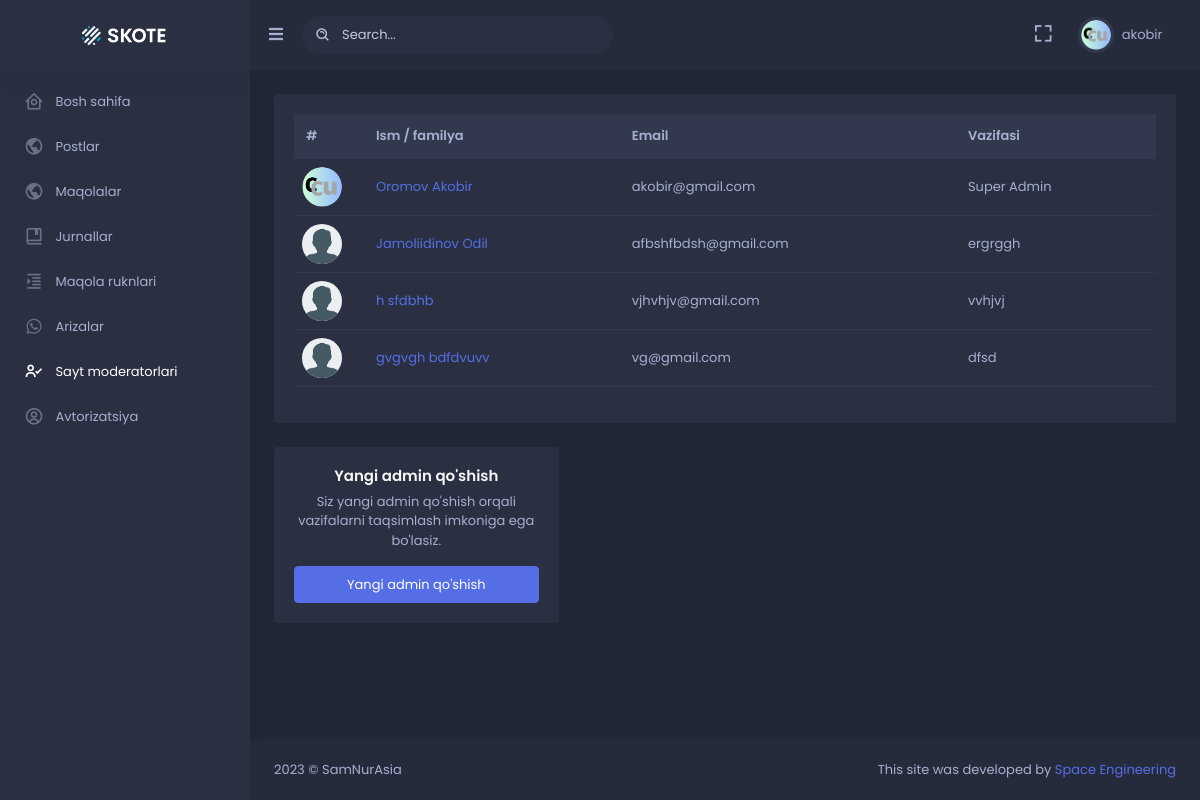
The app's page /moderator/moderator/all (signed in) with its own data.
### moderator/models.py (models this page shows, shortened)
class User(AbstractUser):
    image = models.ImageField(null=True, blank=True, upload_to='images/avatar')
    dark_mode = models.BooleanField(default=False)
    class Meta:
        verbose_name = 'User'
        verbose_name_plural = '1. Userlar'

class Moderator(models.Model):
    user = models.OneToOneField(User, on_delete=models.CASCADE)
    role = models.CharField(max_length=150, null=True)
    is_created = models.BooleanField(default=False)
    def get_moderator_or_None(request: WSGIRequest):
        if not request.user.is_authenticated:
            return None
        user = request.user
        if not (user.is_active and user.is_staff):
            return None
        try:
            moderator = Moderator.objects.get(user_id=user.pk)
            return moderator
        except:
            return None
    class Meta:
        verbose_name = 'Moderator'
        verbose_name_plural = '2. Moderatorlar'

### moderator/decorator.py (the view)
    def wrapper_func(request, *args, **kwargs):
        if Moderator.get_moderator_or_None(request=request) is not None:
            return func(request, *args, **kwargs)
        else:
            raise Http404()

### moderator/decorator.py (called while the page is built)
def moderator_only(func):
    def wrapper_func(request, *args, **kwargs):
        if Moderator.get_moderator_or_None(request=request) is not None:
            return func(request, *args, **kwargs)
        else:
            raise Http404()
    return wrapper_func

### moderator/views.py (called while the page is built)
@login_required(login_url='login')
@moderator_only
def moderator_all(request: WSGIRequest):
    data = Moderator.objects.all()
    moderator = get_object_or_404(Moderator, user_id=request.user.id)
    return render(request, 'moderator/moderator_all.html', {
        'data': data,
        'object': moderator
    })

### templates/moderator/moderator_all.html
{% extends 'moderator/base.html' %}
{% load static %}
{% block content %}
<div class="row">
    <div class="col-lg-12">
        <div class="card">
            <div class="card-body">
                <div class="table-responsive">
                    <table class="table align-middle table-nowrap table-hover">
                        <thead class="table-light">
                            <tr>
                                <th scope="col" style="width: 70px;">#</th>
                                <th scope="col">Ism / familya</th>
                                <th scope="col">Email</th>
                                <th scope="col">Vazifasi</th>
                            </tr>
                        </thead>
                        <tbody>
                            {% for i in data %}
                            <tr>
                                <td>
                                    <div class="avatar-xs">
                                        <span class="avatar-title rounded-circle">
                                            <img src="{% if i.user.image %}{{i.user.image.url}}{% else %}{% static 'skote/assets/images/users/avatar_default.png' %}{% endif %}" alt="" class="rounded-circle" height="40">
                                        </span>
                                    </div>
                                </td>
                                <td>
                                    <a href="{% url 'moderator_detail' i.pk %}">{{i.user.last_name}} {{i.user.first_name}}</a>
                                </td>
                                <td>{{i.user.email}}</td>
                                <td>{{i.role}}</td>
                            </tr>
                            {% endfor %}
                        </tbody>
                    </table>
                </div>
            </div>
        </div>
    </div>
</div>
{% if object.is_created == True %}
<div class="row">
    <div class="col-lg-4 ">
        <div class="card card-body text-center">
            <h4 class="card-title">Yangi admin qo'shish</h4>
            <p class="card-text">
                Siz yangi admin qo'shish orqali vazifalarni taqsimlash imkoniga ega bo'lasiz.
            </p>
            <a href="{% url 'moderator_add' %}" class="btn btn-primary waves-effect waves-light">Yangi admin qo'shish</a>
        </div>
    </div>
</div>
{% endif %}
{% endblock %}

### templates/moderator/base.html (shortened to what this page needs)
<!doctype html> {% load static %}
<html lang="en">
<head>
    <link href="{% static 'skote/assets/css/bootstrap.min.css' %}" id="bootstrap-style" rel="stylesheet"
        type="text/css" />
    <link href="{% static 'skote/assets/css/icons.min.css' %}" rel="stylesheet" type="text/css" />
    <link href="{% static 'skote/assets/css/app.min.css' %}" id="app-style" rel="stylesheet" type="text/css" />
</head>
{% if user.dark_mode == True %}
<body data-sidebar="dark" data-layout-mode="dark">
    {% else %}
    <body data-sidebar="light" data-layout-mode="light">
        {% endif %}
        <div id="layout-wrapper">
            <header id="page-topbar">
                <div class="navbar-header">
                    <div class="d-flex">
                        <div class="navbar-brand-box">
                            <a href="#" class="logo logo-light" style="pointer-events: none;">
                                <span class="logo-lg">
                                    <img src="{% static 'skote/assets/images/logo-light.png' %}" alt="" height="19">
                                </span>
                            </a>
                        </div>
                        <button type="button" class="btn btn-sm px-3 font-size-16 header-item waves-effect"
                            id="vertical-menu-btn">
                            <i class="fa fa-fw fa-bars"></i>
                        </button>
                        <form class="app-search d-none d-lg-block">
                            <div class="position-relative">
                                <input type="text" class="form-control" placeholder="Search...">
                                <span class="bx bx-search-alt"></span>
                            </div>
                        </form>
                    </div>
                    <div class="d-flex">
                        <div class="dropdown d-none d-lg-inline-block ms-1">
                            <button type="button" class="btn header-item noti-icon waves-effect"
                                data-bs-toggle="fullscreen">
                                <i class="bx bx-fullscreen"></i>
                            </button>
                        </div>
                        <div class="dropdown d-inline-block">
                            <button type="button" class="btn header-item waves-effect" id="page-header-user-dropdown"
                                data-bs-toggle="dropdown" aria-haspopup="true" aria-expanded="false">
                                <img class="rounded-circle header-profile-user"
                                    src="{% if user.image %}{{user.image.url}}{% else %}{% static 'skote/assets/images/users/avatar_default.png' %}{% endif %}"
                                    alt="Header Avatar">
                                <span class="d-none d-xl-inline-block ms-1" key="t-henry">{{ user.username }}</span>
                                <i class="mdi mdi-chevron-down d-none d-xl-inline-block"></i>
                            </button>
                        </div>
                    </div>
                </div>
            </header>
            <div class="vertical-menu">
                <div data-simplebar class="h-100">
                    <div id="sidebar-menu">
                        <ul class="metismenu list-unstyled" id="side-menu">
                            <li>
                                <a href="{% url 'dashboard' %}" >
                                    <i class="bx bx-home-circle"></i>
                                    <span key="t-dashboards"> Bosh sahifa </span>
                                </a>
                            </li>
                            <li>
                                <a href="{% url 'all_posts' %}">
                                    <i class="bx bx-world"></i>
                                    <span key="t-dashboards"> Postlar </span>
                                </a>
                            </li>
                            <li>
                                <a href="{% url 'all_article' %}">
                                    <i class="bx bx-world"></i>
                                    <span key="t-dashboards"> Maqolalar </span>
                                </a>
                            </li>
                            <li>
                                <a href="{% url 'journal_all' %}">
                                    <i class="bx bx-book-bookmark"></i>
                                    <span key="t-dashboards"> Jurnallar </span>
                                </a>
                            </li>
                            <li>
                                <a href="{% url 'article_col_all' %}" class="waves-effect">
                                    <i class="bx bx-right-indent"></i>
                                    <span key="t-chat"> Maqola ruknlari </span>
                                </a>
                            </li>
                            <li>
                                <a href="{% url 'petition_all' %}" class="waves-effect">
                                    <i class="bx bxl-whatsapp"></i>
                                    <span key="t-file-manager">Arizalar</span>
                                </a>
                            </li>
                            <li>
                                <a href="{% url 'moderator_all' %}" class="waves-effect">
                                    <i class="bx bx-user-check"></i>
                                    <span key="t-file-manager">Sayt moderatorlari</span>
                                </a>
                            </li>
                            <li>
                                <a href="javascript: void(0);" class="has-arrow waves-effect">
                                    <i class="bx bx-user-circle"></i>
                                    <span key="t-ecommerce">Avtorizatsiya</span>
                                </a>
                            </li>
                        </ul>
                    </div>
                </div>
            </div>
            <div class="main-content">
                <div class="page-content">
                    <div class="container-fluid">
                        {% block content %}{% endblock %}
                    </div>
                </div>
                <footer class="footer">
                    <div class="container-fluid">
                        <div class="row">
                            <div class="col-sm-6">
                                <script>document.write(new Date().getFullYear())</script> © SamNurAsia
                            </div>
                            <div class="col-sm-6">
                                <div class="text-sm-end d-none d-sm-block">
                                    This site was developed by <a href="#">Space Engineering</a>
                                </div>
                            </div>
                        </div>
                    </div>
                </footer>
            </div>
        </div>
    </body>
</html>

### records on screen
User: image (picture), username "akobir"
Moderator: user.image (picture), user.last_name "Oromov", user.first_name "Akobir", user.email "akobir@gmail.com", role "Super Admin"
Moderator: user.last_name "Jamoliidinov", user.first_name "Odil", user.email "afbshfbdsh@gmail.com", role "ergrggh"
Moderator: user.last_name "h", user.first_name "sfdbhb", user.email "vjhvhjv@gmail.com", role "vvhjvj"
Moderator: user.last_name "gvgvgh", user.first_name "bdfdvuvv", user.email "vg@gmail.com", role "dfsd"
